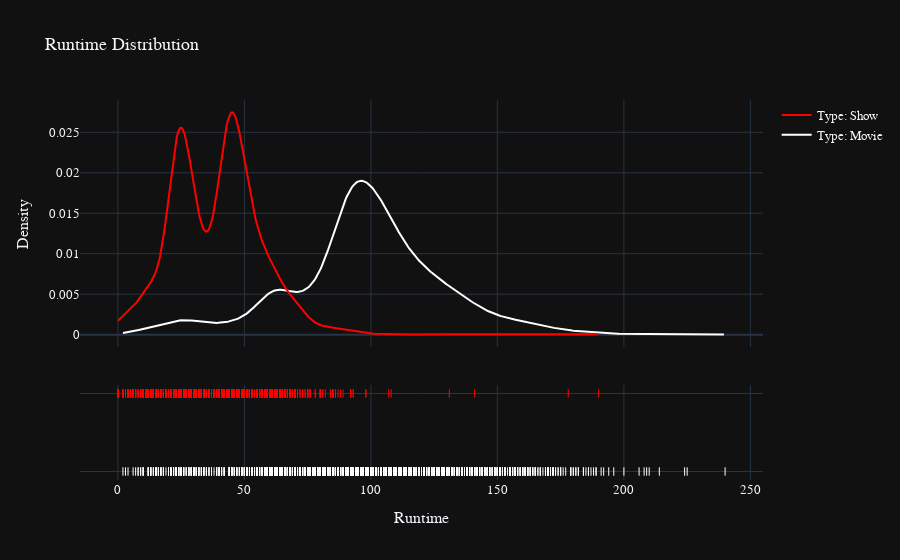

The cell this chart's notebook holds for it:
### Markdown cell above
3.3 Runtime Analysis

### Code cell
runtime_df = [df[df["type"]=="MOVIE"]["runtime"],df[df["type"]=="SHOW"]["runtime"]]
runtime_label = ["Type: Movie","Type: Show"]
color = ["white","red"]

runtime_fig = ff.create_distplot(runtime_df,runtime_label,colors=color,show_hist=False)
runtime_fig.layout.template = "plotly_dark"
runtime_fig.update_layout(font = dict(size = 13,family="Franklin Gothic"))
runtime_fig.update_layout(title="Runtime Distribution",font=dict(size = 13,family="Franklin Gothic"))
runtime_fig.update_layout(xaxis_title="Runtime",yaxis_title="Density")
runtime_fig.show()

### Figure 1 — Plotly figure (JSON) as saved in the notebook; plotly's stock layout.template omitted (floating-point values rounded to 4 significant figures; data arrays with more than 128 entries replaced by an {"elided": "..."} marker saying what was removed)
{"data": [{"legendgroup": "Type: Movie", "marker": {"color": "white"}, "mode": "lines", "name": "Type: Movie", "showlegend": true, "type": "scatter", "x": {"elided": "500 float values"}, "xaxis": "x", "y": {"elided": "500 float values"}, "yaxis": "y"}, {"legendgroup": "Type: Show", "marker": {"color": "red"}, "mode": "lines", "name": "Type: Show", "showlegend": true, "type": "scatter", "x": {"elided": "500 float values"}, "xaxis": "x", "y": {"elided": "500 float values"}, "yaxis": "y"}, {"legendgroup": "Type: Movie", "marker": {"color": "white", "symbol": "line-ns-open"}, "mode": "markers", "name": "Type: Movie", "showlegend": false, "type": "scatter", "x": {"elided": "3743 int values"}, "xaxis": "x", "y": {"elided": "3743 str values"}, "yaxis": "y2"}, {"legendgroup": "Type: Show", "marker": {"color": "red", "symbol": "line-ns-open"}, "mode": "markers", "name": "Type: Show", "showlegend": false, "type": "scatter", "x": {"elided": "2106 int values"}, "xaxis": "x", "y": {"elided": "2106 str values"}, "yaxis": "y2"}], "layout": {"barmode": "overlay", "font": {"family": "Franklin Gothic", "size": 13}, "hovermode": "closest", "legend": {"traceorder": "reversed"}, "title": {"text": "Runtime Distribution"}, "xaxis": {"anchor": "y2", "domain": [0, 1], "title": {"text": "Runtime"}, "zeroline": false}, "yaxis": {"anchor": "free", "domain": [0.35, 1], "position": 0, "title": {"text": "Density"}}, "yaxis2": {"anchor": "x", "domain": [0, 0.25], "dtick": 1, "showticklabels": false}}}
